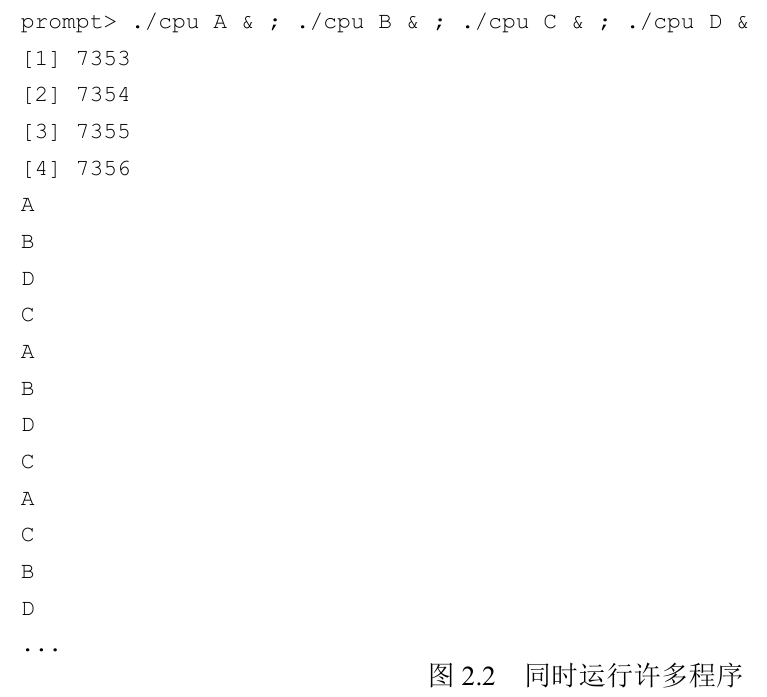
#> input picture Wiki/wiki-deploy/book2wiki/ostep/img/bookimg__ostep_p016_0.png, 767 x 697 px, found by its file name; its folder holds only this picture in this run
$ python mk_sheets.py
#> lines starting #> are read from the running program, lines starting #| are printed output that depends on the picture
#!/usr/bin/env python
# -*- coding: utf-8 -*-
"""生成图书插图的 contact sheet，供视觉终审。

为控制单文件体积（避免 agent 请求体过大 413），每张 sheet 仅放 N 张小图，
缩略图宽度 T，上标红字文件名。输出 _verify2/<tag>_sheet_XX.png。
"""
import os, sys, math
from PIL import Image, ImageDraw, ImageFont

ROOT = os.path.dirname(os.path.abspath(__file__))
OUT = os.path.join(ROOT, "_verify2")
THUMB_W = 300
PER_SHEET = 16
COLS = 4
PAD = 10
LABEL_H = 18


def font(size=13):
#> called with size = 14
    for p in ["C:/Windows/Fonts/msyh.ttc", "C:/Windows/Fonts/simhei.ttf",
              "C:/Windows/Fonts/arial.ttf"]:
        if os.path.exists(p):
            try:
                return ImageFont.truetype(p, size)
            except Exception:
                pass
    return ImageFont.load_default()


def make_sheet(files, imgdir, tag, idx):
    f = font(LABEL_H - 4)
    rows = math.ceil(len(files) / COLS)
    cell_w = THUMB_W + PAD
    # 先量最大高度
    thumbs = []
    for fn in files:
        try:
            im = Image.open(os.path.join(imgdir, fn)).convert("RGB")
#> im is the input picture: PIL image 767x697 RGB; min 0, max 255, mean 253.3
        except Exception:
            continue
        w, h = im.size
#> w = 767; h = 697
        nh = max(1, int(h * THUMB_W / w))
#> nh = 272
        im = im.resize((THUMB_W, nh))
#> im: PIL image 300x272 RGB
        thumbs.append((fn, im))
    cell_h = max((im.size[1] for _, im in thumbs), default=THUMB_W) + LABEL_H + PAD
#> cell_h = 300
    W = COLS * cell_w + PAD
    H = rows * cell_h + PAD
#> H = 310
    sheet = Image.new("RGB", (W, H), (250, 250, 250))
#> sheet: PIL image 1250x310 RGB; every value is 250
    d = ImageDraw.Draw(sheet)
    for i, (fn, im) in enumerate(thumbs):
        r, c = divmod(i, COLS)
        x = PAD + c * cell_w
        y = PAD + r * cell_h
        d.text((x, y), fn, fill=(200, 0, 0), font=f)
        sheet.paste(im, (x, y + LABEL_H))
#> this loop made 1 pass
#> (fn, r, c, x, y) on pass 1: ('bookimg__ostep_p016_0.png', 0, 0, 10, 10)
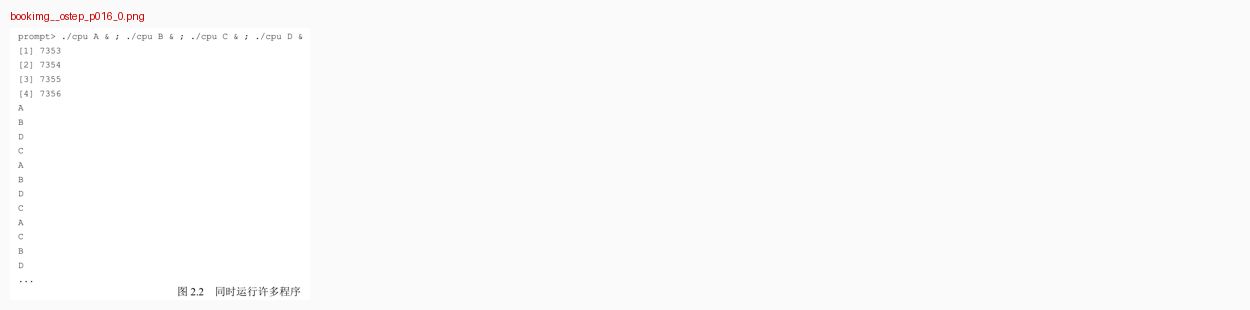
#> sheet: PIL image 1250x310 RGB; mean R, G, B 250.6, 250.5, 250.5
    os.makedirs(OUT, exist_ok=True)
    p = os.path.join(OUT, "%s_sheet_%02d.png" % (tag, idx))
    sheet.save(p, "PNG", optimize=True)
    return p


def run(tag, imgdir):
    files = sorted(f for f in os.listdir(imgdir) if f.lower().endswith(".png"))
    sheets = []
    for i in range(0, len(files), PER_SHEET):
        sheets.append(make_sheet(files[i:i + PER_SHEET], imgdir, tag,
                                 i // PER_SHEET))
    return sheets


if __name__ == "__main__":
    which = sys.argv[1] if len(sys.argv) > 1 else "both"
    if which in ("ostep", "both"):
        ss = run("ostep", os.path.join(ROOT, "ostep", "img"))
        print("OSTEP sheets:", len(ss))
    if which in ("gt", "both"):
        ss = run("gt", os.path.join(ROOT, "graphtheory", "img"))
#> the loop in make_sheet (call 2), `for i, (fn, im) in enumerate(thumbs):` made 1 pass
        print("GT sheets:", len(ss))

$ run again, on Wiki/wiki-deploy/book2wiki/ostep/img/bookimg__ostep_p032_0.png
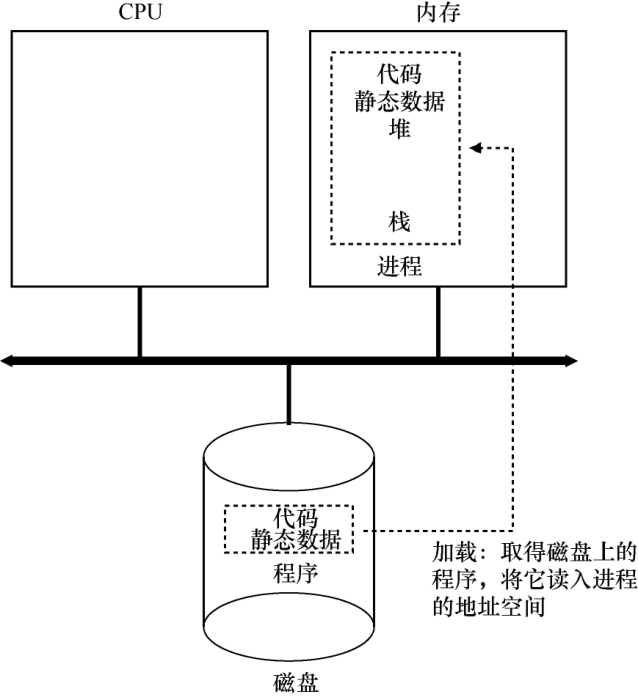
#> input picture Wiki/wiki-deploy/book2wiki/ostep/img/bookimg__ostep_p032_0.png, 638 x 697 px, found by its file name
#> in make_sheet, im is the input picture: PIL image 638x697 RGB; min 0, max 255, mean 243.3
#> in make_sheet, `im = im.resize((THUMB_W, nh))`:
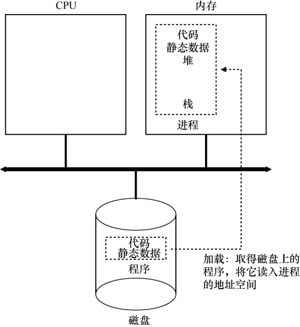
#> im: PIL image 300x327 RGB; min 0, max 255, mean 243
#> cell_h = 355
#> H = 365
#> the loop in make_sheet, `for i, (fn, im) in enumerate(thumbs):` made 1 pass
#> (fn, r, c, x, y) on pass 1: ('bookimg__ostep_p032_0.png', 0, 0, 10, 10)
#> after the loop in make_sheet, `for i, (fn, im) in enumerate(thumbs):`:
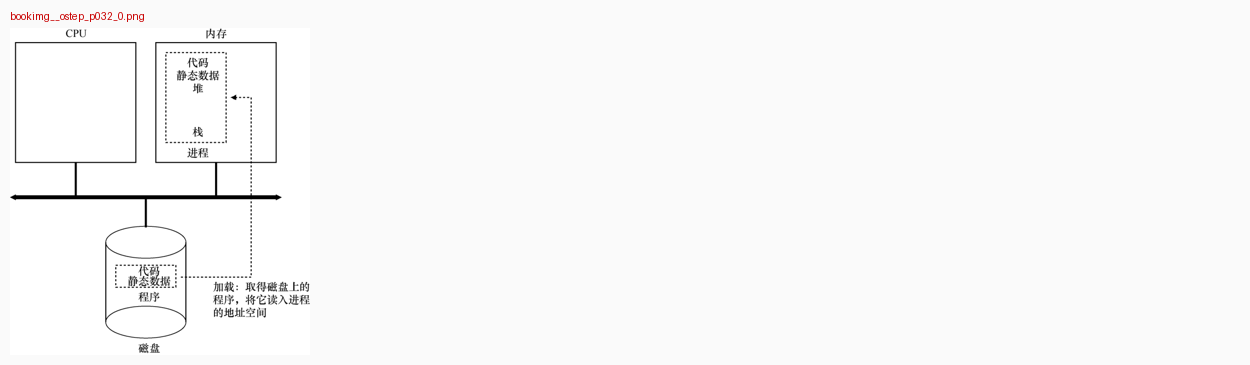
#> sheet: PIL image 1250x365 RGB; mean R, G, B 248.5, 248.3, 248.3
#> the loop in make_sheet (call 2), `for i, (fn, im) in enumerate(thumbs):` made 1 pass

$ run again, on Wiki/wiki-deploy/book2wiki/ostep/img/bookimg__ostep_p036_0.png
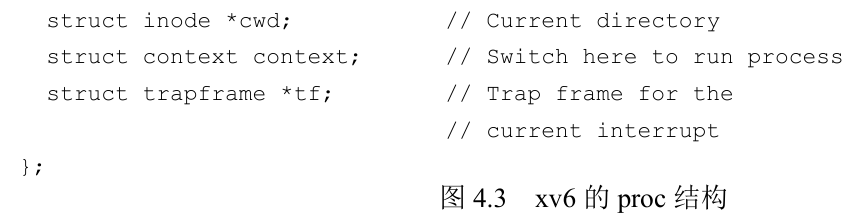
#> input picture Wiki/wiki-deploy/book2wiki/ostep/img/bookimg__ostep_p036_0.png, 860 x 220 px, found by its file name
#> in make_sheet, im is the input picture: PIL image 860x220 RGB; min 0, max 255, mean 248.3
#> in make_sheet, `im = im.resize((THUMB_W, nh))`:
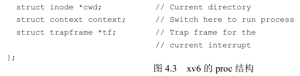
#> im: PIL image 300x76 RGB; min 39, max 255, mean 247.9
#> cell_h = 104
#> H = 114
#> the loop in make_sheet, `for i, (fn, im) in enumerate(thumbs):` made 1 pass
#> (fn, r, c, x, y) on pass 1: ('bookimg__ostep_p036_0.png', 0, 0, 10, 10)
#> after the loop in make_sheet, `for i, (fn, im) in enumerate(thumbs):`:
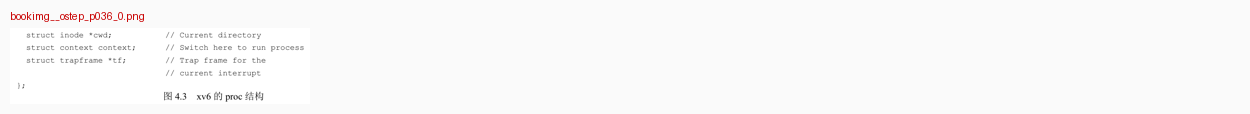
#> sheet: PIL image 1250x114 RGB; mean R, G, B 249.6, 249.1, 249.1
#> the loop in make_sheet (call 2), `for i, (fn, im) in enumerate(thumbs):` made 1 pass
